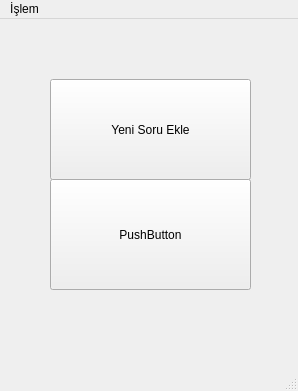
<?xml version="1.0" encoding="UTF-8"?>
<ui version="4.0">
 <class>MainWindow</class>
 <widget class="QMainWindow" name="MainWindow">
  <property name="geometry">
   <rect>
    <x>0</x>
    <y>0</y>
    <width>298</width>
    <height>391</height>
   </rect>
  </property>
  <property name="windowTitle">
   <string>MainWindow</string>
  </property>
  <widget class="QWidget" name="centralwidget">
   <widget class="QPushButton" name="pushButton">
    <property name="geometry">
     <rect>
      <x>50</x>
      <y>60</y>
      <width>201</width>
      <height>101</height>
     </rect>
    </property>
    <property name="styleSheet">
     <string notr="true">font: 14pt &quot;MS Shell Dlg 2&quot;;</string>
    </property>
    <property name="text">
     <string>Yeni Soru Ekle</string>
    </property>
   </widget>
   <widget class="QPushButton" name="pushButton_2">
    <property name="geometry">
     <rect>
      <x>50</x>
      <y>160</y>
      <width>201</width>
      <height>111</height>
     </rect>
    </property>
    <property name="styleSheet">
     <string notr="true">font: 14pt &quot;MS Shell Dlg 2&quot;;</string>
    </property>
    <property name="text">
     <string>PushButton</string>
    </property>
   </widget>
  </widget>
  <widget class="QMenuBar" name="menubar">
   <property name="geometry">
    <rect>
     <x>0</x>
     <y>0</y>
     <width>298</width>
     <height>26</height>
    </rect>
   </property>
   <widget class="QMenu" name="menu_lem">
    <property name="title">
     <string>İşlem</string>
    </property>
   </widget>
   <addaction name="menu_lem"/>
  </widget>
  <widget class="QStatusBar" name="statusbar"/>
 </widget>
 <resources/>
 <connections/>
</ui>
